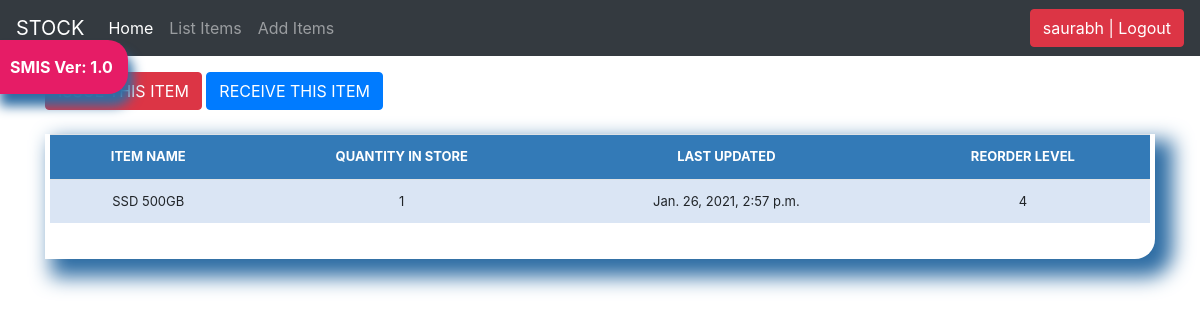
Page /stock_detail/9/ (signed in) on the committed database.
### stockmgmt/models.py (models this page shows, shortened)
class Stock(models.Model):
    category = models.CharField(max_length=50, blank=True, null=True, choices=category_choice)
    item_name = models.CharField(max_length=50, blank=True, null=True)
    quantity = models.IntegerField(default='0', blank=False, null=True)
    receive_quantity = models.IntegerField(default='0', blank=True, null=True)
    receive_by = models.CharField(max_length=50, blank=True, null=True)
    issue_quantity = models.IntegerField(default='0', blank=True, null=True)
    issue_by = models.CharField(max_length=50, blank=True, null=True)
    issue_to = models.CharField(max_length=50, blank=True, null=True)
    phone_number = models.CharField(max_length=12, blank=True, null=True)
    created_by = models.CharField(max_length=50, blank=True, null=True)
    reorder_level = models.IntegerField(default='0', blank=True, null=True)
    last_updated = models.DateTimeField(auto_now_add=False, auto_now=True)
    timestamp = models.DateTimeField(auto_now_add=True, auto_now=False)
    export_to_CSV = models.BooleanField(default=False)

### stockmgmt/views.py (the view)
# urls.py: path('stock_detail/<str:pk>/', views.stock_detail, name="stock_detail"),
@login_required
def stock_detail(request, pk):
    queryset = Stock.objects.get(id=pk)
    context = {
        "queryset": queryset,
    }
    return render(request, "stock_detail.html", context)

### stockmgmt/templates/stock_detail.html (shortened to what this page needs)
{% load static %}
<!doctype html>
<html lang="en">
  <head>
<link href="{% static 'css/stylesheet.css' %}" rel="stylesheet">
<link href="{% static 'css/bootstrap.min.css' %}" rel="stylesheet">
<link rel="stylesheet" href="https://stackpath.bootstrapcdn.com/bootstrap/4.4.1/css/bootstrap.min.css">
    <link href="{% static 'css/navbar-top-fixed.css' %}" rel="stylesheet">
  </head>
  <body>
{% include 'navbar.html' %}
<main role="main" class="container">
    <a href="{% url 'issue_items' queryset.id %}"><div class='btn btn-danger'>ISSUE THIS ITEM</div></a>
    <a href="{% url 'receive_items' queryset.id %}"><div class='btn btn-primary'>RECEIVE THIS ITEM</div></a>
        <br><br>
        <div class="display_table">
          <table class='table'>
                  <tr>
                    <th>ITEM NAME</th>
                    <th>QUANTITY IN STORE</th>
                    <th>LAST UPDATED</th>
                    <th>REORDER LEVEL</th>
                  </tr>
                  <tr>
                    <td>{{queryset.item_name}}</td>
                    <td>{{queryset.quantity}}</td>
                    <td>{{queryset.last_updated}}</td>
                    <td>{{queryset.reorder_level}}</td>
                  </tr>
          </table>
        </div>
</main>
</html>

### stockmgmt/templates/navbar.html (shortened to what this page needs)
<nav class="navbar navbar-expand-md navbar-dark fixed-top bg-dark">
  <a class="navbar-brand" href="/">STOCK</a>
  <div class="collapse navbar-collapse" id="navbarCollapse">
    <ul class="navbar-nav mr-auto">
      <li class="nav-item active">
        <a class="nav-link" href="/">Home <span class="sr-only">(current)</span></a>
      </li>
      {% if request.user.is_authenticated %}
      <li class="nav-item">
        <a class="nav-link" href="/list_items">List Items</a>
      </li>
      <li class="nav-item">
        <a class="nav-link" href="/add_items">Add Items</a>
      </li>
      {% endif %}
    </ul>
    <ul class="navbar-nav">
        {% if request.user.is_authenticated %}
        <li><a href="/accounts/logout"><button class="btn btn-danger">{{ user }} | Logout</button></a></li>
        {% else %}
        <li><a href="/accounts/login">Login</a></li>
        {% endif %}
    </ul>
  </div>
</nav>
<a href="#"><div id="version-display" data-toggle="modal" data-target="#myModal">SMIS Ver: 1.0</div></a>

### stockmgmt/static/css/stylesheet.css (style rules this page uses)
body { background-color: #34eb6b; }
.table { font-size: 13px; text-align: center; width: 95%; margin: auto; text-align: center; }
.table tr:nth-child(odd) { background: #B8CAE4 }
.table tr:nth-child(even) { background: #dae5f4 }
th { background-color: #337ab7; color: white; }
.display_table { border-bottom-right-radius: 20px; padding-left: 5px; padding-right: 5px; padding-bottom: 20px; box-shadow: 12px 12px 20px 6px #2e6da4; }
body { background-image: url("../img/bg.jpg"); }
#version-display { background-color: #e61c66; color: white; box-shadow: 5px 12px 12px #2e6da4; text-align: center; display: inline; font-weight: bolder; padding: 15px; position: fixed; top: 40px; left: -5px; z-index: 3000; border-top-right-radius: 20px; border-bottom-right-radius: 20px; }

### stockmgmt/static/css/navbar-top-fixed.css (style rules this page uses)
body { min-height: 75rem; padding-top: 4.5rem; }

### rows in the picture
Stock: item_name "SSD 500GB", quantity "1", last_updated "Jan. 26, 2021, 2:57 p.m.", reorder_level "4"

### other values in the picture
{{ user }} "saurabh"
